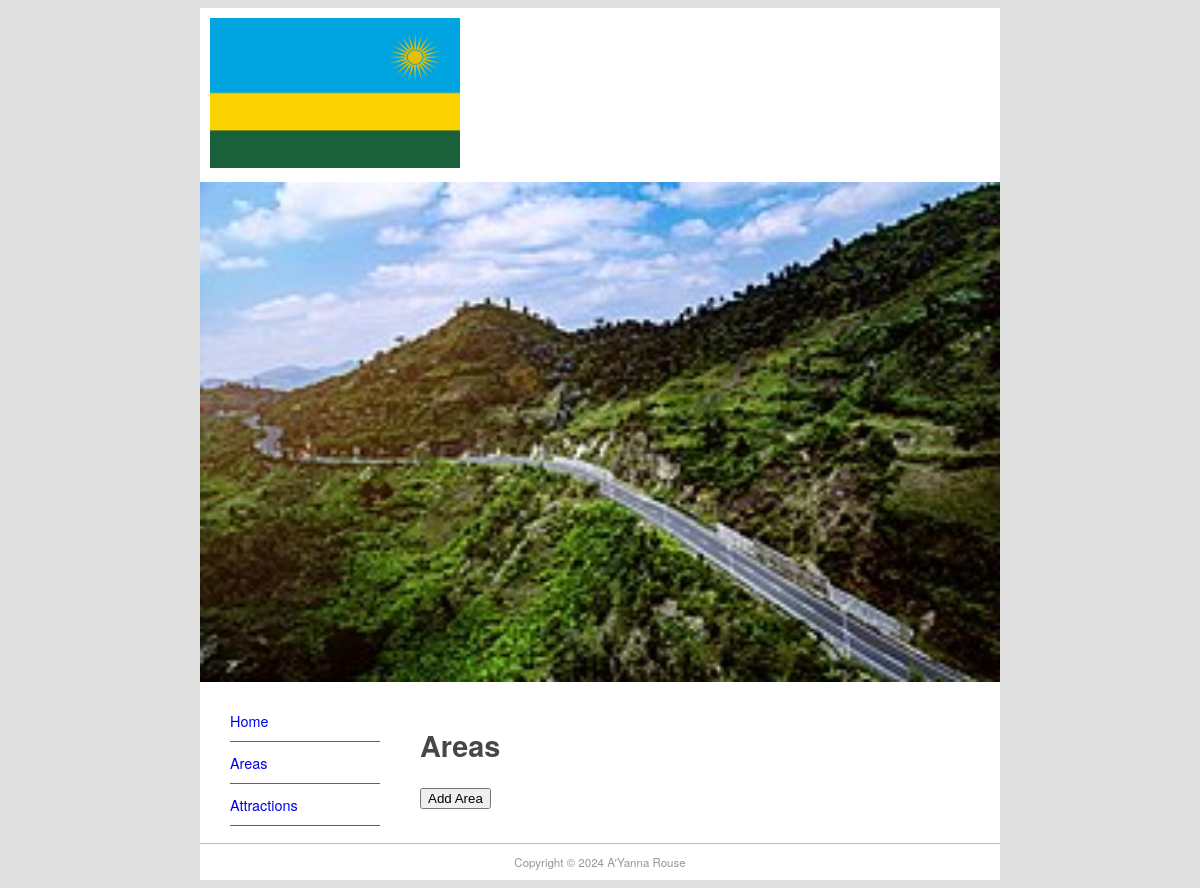
Page /areas/ on the earlier database version.
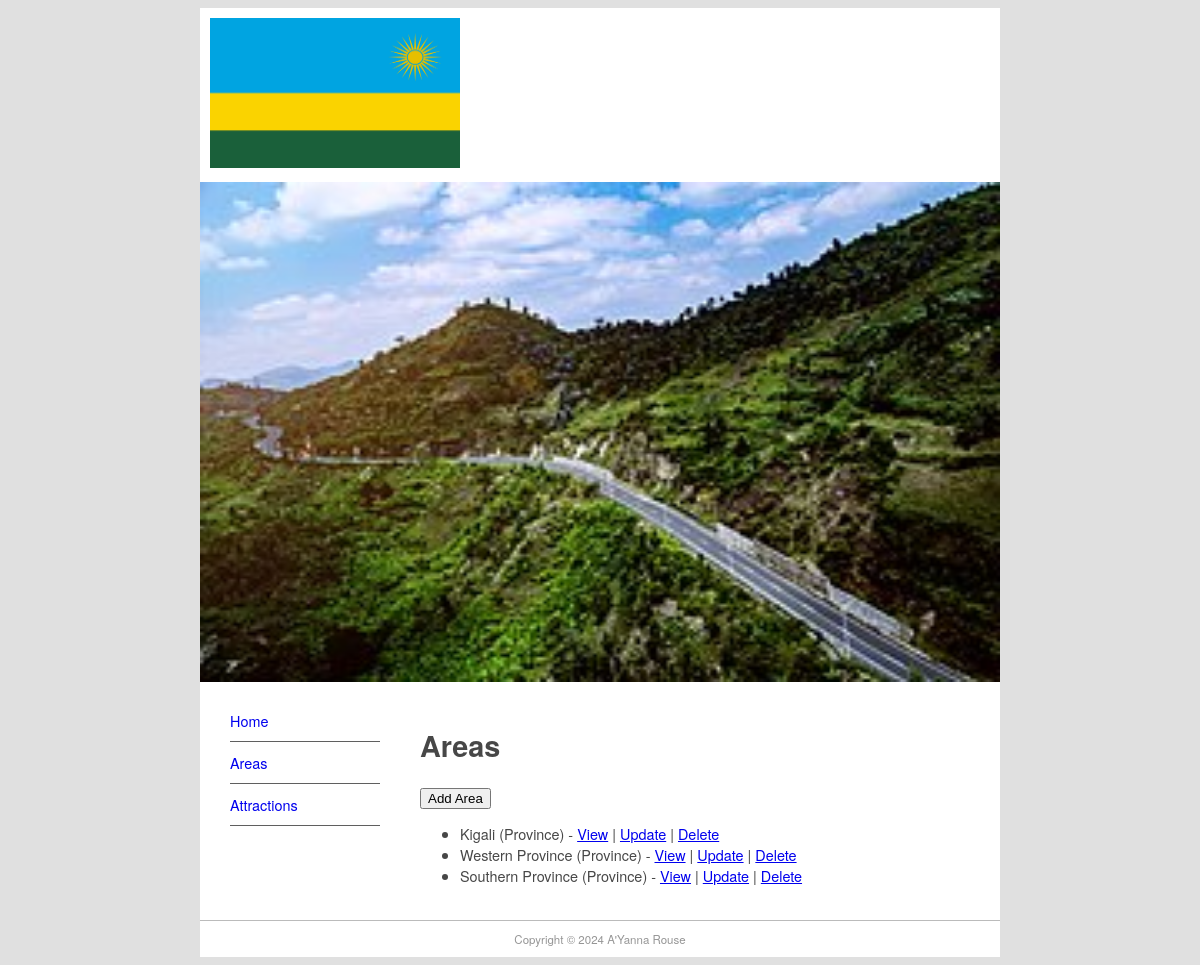
Same page on the later database version.
### geography/models.py (models this page shows, shortened)
class Area(models.Model):
    area_name = models.CharField(max_length=200)
    area_type = models.CharField(max_length=200)
    image = models.ImageField(upload_to='area_images/', null=True, blank=True)

### geography/views.py (the view)
# urls.py: path("areas/", views.AreaList.as_view(), name='arealist'),
class AreaList(ListView):
    model = Area
    template_name = 'geography/area_list.html'

### geography/templates/geography/area_list.html (shortened to what this page needs)
{% extends 'base.html' %}
{% block content %}
<h1>Areas</h1>
<a href="{% url 'areacreate' %}"><button class="btn">Add Area</button></a>
<ul>
    {% for area in object_list %}
        <li>{{ area.area_name }} ({{ area.area_type }}) -
            <a href="{% url 'areadetail' area.pk %}">View</a> |
            <a href="{% url 'areaupdate' area.pk %}">Update</a> |
            <a href="{% url 'areadelete' area.pk %}">Delete</a>
        </li>
    {% endfor %}
</ul>
{% endblock %}

Differences in the rows shown:
added Area: area_name "Kigali", area_type "Province"
added Area: area_name "Western Province", area_type "Province"
added Area: area_name "Southern Province", area_type "Province"
